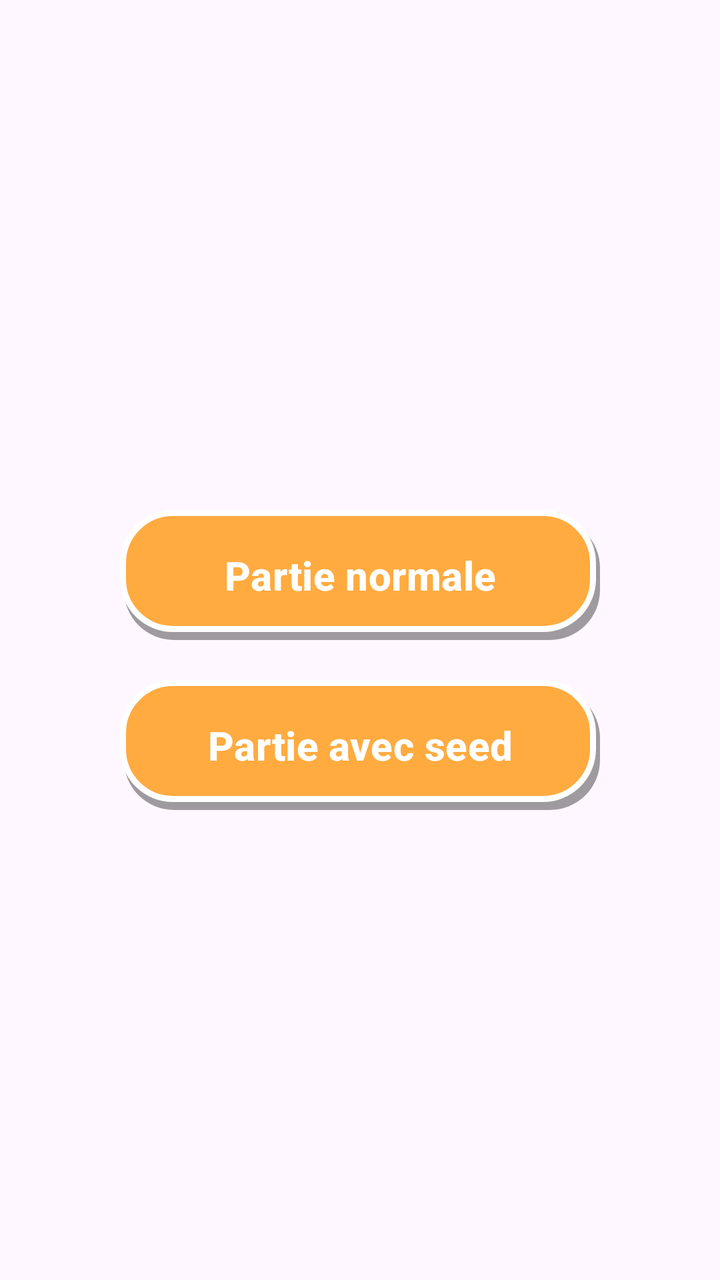
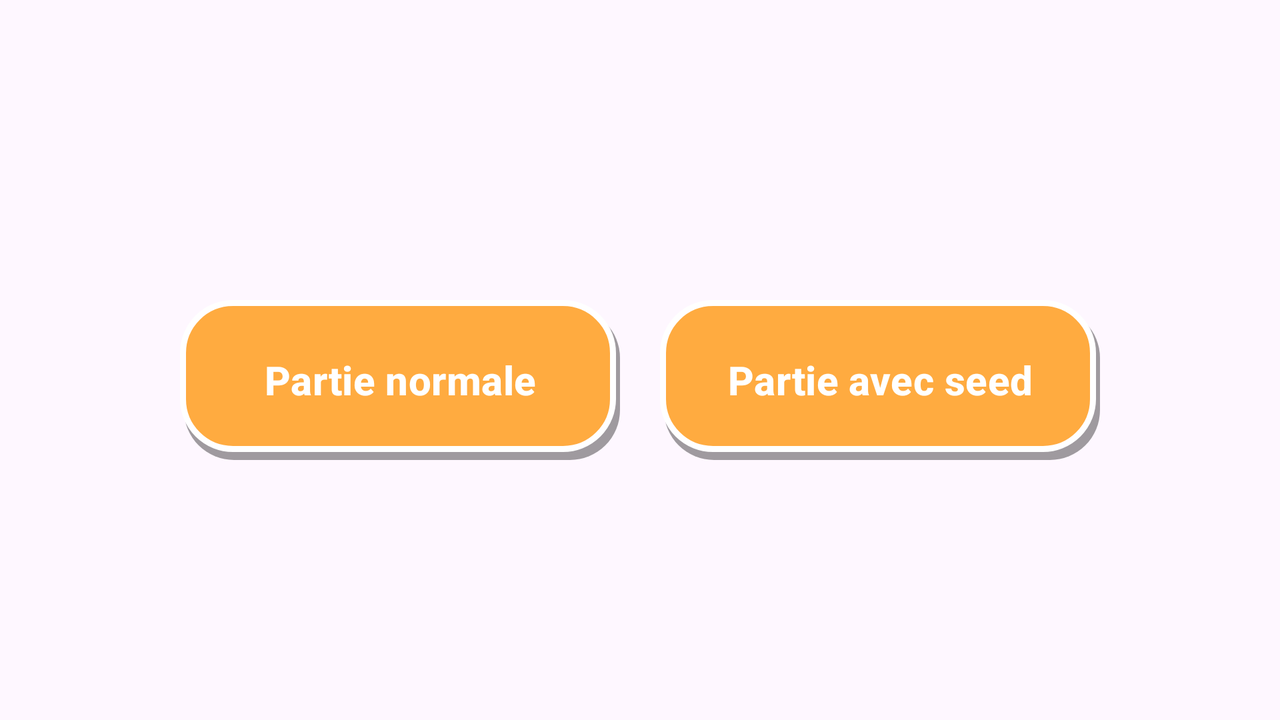

One screen, two layout resources from the same app: the default and the repository's alternative for another configuration. Each is rendered where Android would select it; the XML of both is given below.
<!-- AndroidManifest.xml: application theme Theme.Chuzzle -->
<!-- res/layout/activity_main.xml -->
<?xml version="1.0" encoding="utf-8"?>
<RelativeLayout
    xmlns:android="http://schemas.android.com/apk/res/android"
    xmlns:app="http://schemas.android.com/apk/res-auto"
    android:layout_width="match_parent"
    android:layout_height="match_parent"
    android:background="@drawable/menu_portrait_background">

    <androidx.appcompat.widget.Toolbar
        android:id="@+id/toolbar"
        android:layout_width="match_parent"
        android:layout_height="100dp"
        android:layout_alignParentTop="true"
        android:paddingTop="25dp"
        android:background="@android:color/transparent"
        app:theme="@style/ThemeOverlay.AppCompat.Dark.ActionBar" />

    <LinearLayout
        android:layout_width="match_parent"
        android:layout_height="wrap_content"
        android:layout_centerInParent="true"
        android:gravity="center"
        android:orientation="vertical">

        <ImageView
            android:id="@+id/main_menu_logo"
            android:layout_width="310dp"
            android:layout_height="wrap_content"
            android:adjustViewBounds="true"
            android:src="@drawable/logo_chuzzle"
            android:elevation="12dp"
            android:contentDescription="@string/app_name" />

        <Button
            android:id="@+id/main_menu_resume_button"
            android:layout_width="240dp"
            android:layout_height="65dp"
            android:layout_marginTop="30dp"
            android:background="@drawable/button_play_style"
            app:backgroundTint="@null"
            android:elevation="10dp"
            android:text="@string/main_menu_resume_game"
            android:textColor="#FFFFFF"
            android:textSize="20sp"
            android:textStyle="bold"
            android:textAllCaps="false"
            android:visibility="gone" />

        <Button
            android:id="@+id/main_menu_play_button"
            android:layout_width="240dp"
            android:layout_height="65dp"
            android:layout_marginTop="20dp"
            android:background="@drawable/button_play_style"
            app:backgroundTint="@null"
            android:elevation="10dp"
            android:text="@string/main_menu_play_random"
            android:textColor="#FFFFFF"
            android:textSize="20sp"
            android:textStyle="bold"
            android:textAllCaps="false" />

        <Button
            android:id="@+id/main_menu_seed_button"
            android:layout_width="240dp"
            android:layout_height="65dp"
            android:layout_marginTop="20dp"
            android:background="@drawable/button_play_style"
            app:backgroundTint="@null"
            android:elevation="10dp"
            android:text="@string/main_menu_play_seed"
            android:textColor="#FFFFFF"
            android:textSize="20sp"
            android:textStyle="bold"
            android:textAllCaps="false" />

    </LinearLayout>

</RelativeLayout>
<!-- resources referenced by this layout -->
<resources>
  <!-- drawable button_play_style (drawable) -->
  <?xml version="1.0" encoding="utf-8"?>
  <layer-list xmlns:android="http://schemas.android.com/apk/res/android">
      
      <item
          android:top="4dp"
          android:left="2dp">
          <shape android:shape="rectangle">
              <solid android:color="#60000000" />
              <corners android:radius="25dp" />
          </shape>
      </item>
  
      
      <item
          android:bottom="4dp"
          android:right="2dp">
          <shape android:shape="rectangle">
              <solid android:color="#FFAB40" />
              <corners android:radius="25dp" />
              <stroke
                  android:width="3dp"
                  android:color="#FFFFFFFF" />
          </shape>
      </item>
  </layer-list>
  <string name="app_name">Chuzzle</string>
  <string name="main_menu_play_random">Partie normale</string>
  <string name="main_menu_play_seed">Partie avec seed</string>
  <string name="main_menu_resume_game">Reprendre la partie</string>
  <style name="Theme.Chuzzle" parent="Base.Theme.Chuzzle" />
  <style name="Base.Theme.Chuzzle" parent="Theme.Material3.DayNight.NoActionBar">
          
          
      </style>
</resources>
<!-- res/layout-land/activity_main.xml (the repository's variant of the layout above) -->
<!-- drawn on the phone turned sideways -->
<?xml version="1.0" encoding="utf-8"?>
<RelativeLayout
    xmlns:android="http://schemas.android.com/apk/res/android"
    xmlns:app="http://schemas.android.com/apk/res-auto"
    android:layout_width="match_parent"
    android:layout_height="match_parent"
    android:background="@drawable/menu_landscape_background">

    <androidx.appcompat.widget.Toolbar
        android:id="@+id/toolbar"
        android:layout_width="match_parent"
        android:layout_height="100dp"
        android:layout_alignParentTop="true"
        android:paddingTop="25dp"
        android:background="@android:color/transparent"
        app:theme="@style/ThemeOverlay.AppCompat.Dark.ActionBar" />

    <LinearLayout
        android:layout_width="match_parent"
        android:layout_height="wrap_content"
        android:layout_centerInParent="true"
        android:gravity="center"
        android:orientation="vertical">

        <ImageView
            android:id="@+id/main_menu_logo"
            android:layout_width="450dp"
            android:layout_height="wrap_content"
            android:adjustViewBounds="true"
            android:src="@drawable/logo_chuzzle"
            android:elevation="12dp"
            android:contentDescription="@string/app_name" />

        <LinearLayout
            android:layout_width="wrap_content"
            android:layout_height="wrap_content"
            android:layout_marginTop="20dp"
            android:orientation="horizontal"
            android:gravity="center">

            <Button
                android:id="@+id/main_menu_resume_button"
                android:layout_width="220dp"
                android:layout_height="80dp"
                android:layout_margin="10dp"
                android:background="@drawable/button_play_style"
                app:backgroundTint="@null"
                android:elevation="10dp"
                android:text="@string/main_menu_resume_game"
                android:textColor="#FFFFFF"
                android:textSize="20sp"
                android:textStyle="bold"
                android:textAllCaps="false"
                android:visibility="gone" />

            <Button
                android:id="@+id/main_menu_play_button"
                android:layout_width="220dp"
                android:layout_height="80dp"
                android:layout_margin="10dp"
                android:background="@drawable/button_play_style"
                app:backgroundTint="@null"
                android:elevation="10dp"
                android:text="@string/main_menu_play_random"
                android:textColor="#FFFFFF"
                android:textSize="20sp"
                android:textStyle="bold"
                android:textAllCaps="false" />

            <Button
                android:id="@+id/main_menu_seed_button"
                android:layout_width="220dp"
                android:layout_height="80dp"
                android:layout_margin="10dp"
                android:background="@drawable/button_play_style"
                app:backgroundTint="@null"
                android:elevation="10dp"
                android:text="@string/main_menu_play_seed"
                android:textColor="#FFFFFF"
                android:textSize="20sp"
                android:textStyle="bold"
                android:textAllCaps="false" />

        </LinearLayout>

    </LinearLayout>

</RelativeLayout>
